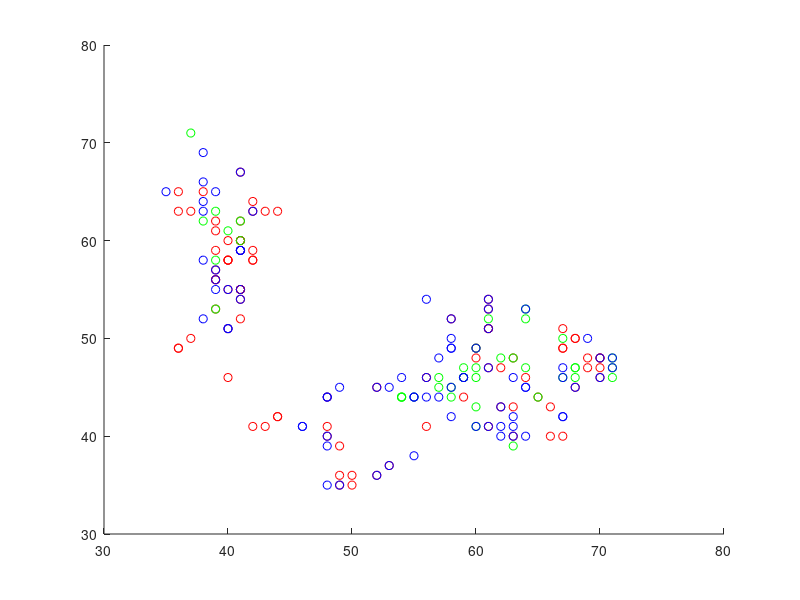

This figure's MATLAB source:
% plot brain change across time for one subject

mx0 = csvread('mx_0.csv');
my0 = csvread('my_0.csv');
mz0 = csvread('mz_0.csv');

mx1 = csvread('mx_1.csv');
my1 = csvread('my_1.csv');
mz1 = csvread('mz_1.csv');

mx3 = csvread('mx_3.csv');
my3 = csvread('my_3.csv');
mz3 = csvread('mz_3.csv');

figure;
hold on
scatter3(mx0, my0, mz0,'r');
scatter3(mx1, my1, mz1,'g');
scatter3(mx3, my3, mz3,'b');